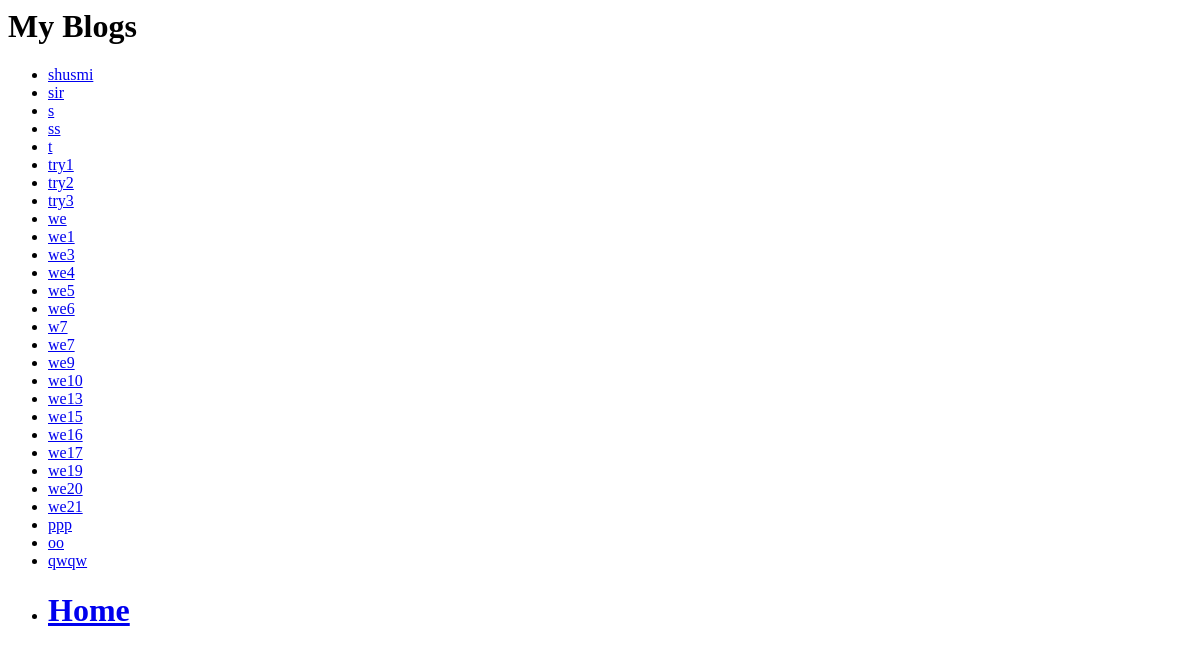
Before: /blog/index2/ with the older database file.
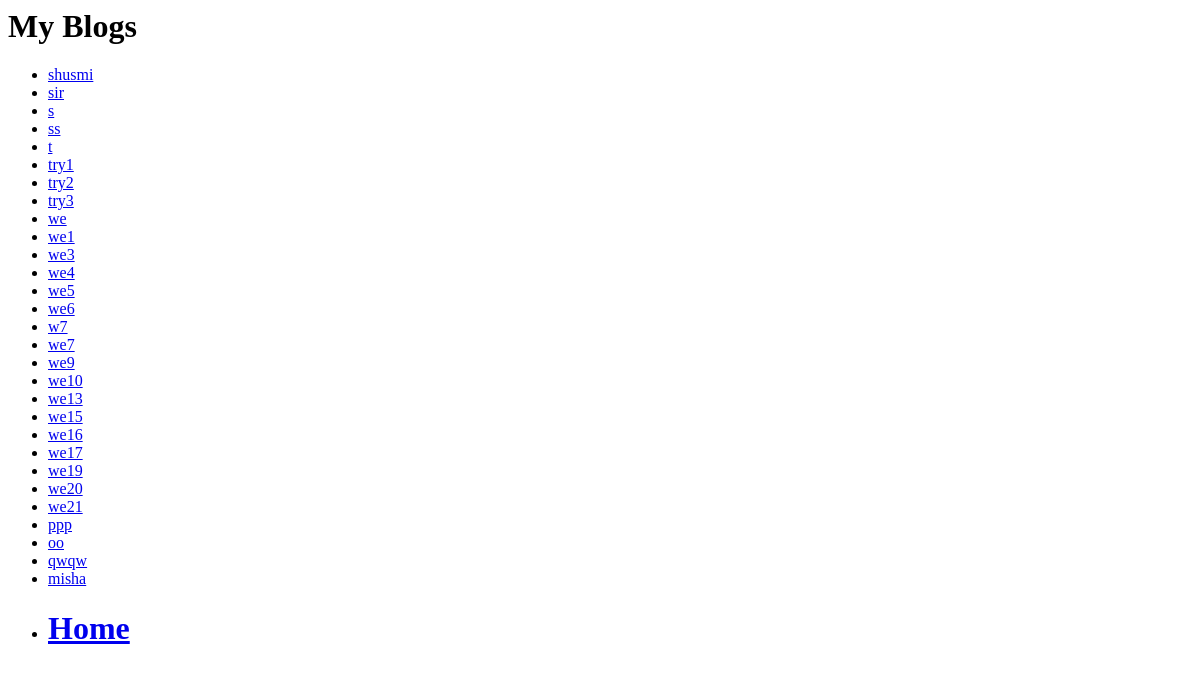
After: the same page with the newer database file.
### blog/models.py (models this page shows, shortened)
class Blog_Table(models.Model):
    blog_title=models.CharField(max_length=200, unique=True)
    blog_slug=models.CharField(max_length=200, unique=True)
    creation_timestamp=models.DateField(db_index=True, auto_now_add=True)
    modified_timestamp=models.DateField(db_index=True, auto_now_add=True)

### blog/views.py (the view)
def index2(request):
    latest_question_list = Blog_Table.objects.all()
    template = loader.get_template('blog/index2.html')
    context = {
        'latest_question_list': latest_question_list,
    }
    return HttpResponse(template.render(context, request))

### blog/templates/blog/index2.html
<h1> My Blogs</h1>
{% if latest_question_list %}
    <ul>
    {% for question in latest_question_list %}
        <li><a href="/blog/{{ question.id }}/">{{ question.blog_title }}</a></li>
    {% endfor %}
    </ul>
{% else %}
    <p>No blogs are available.</p>
{% endif %}
    <ul>
    <li><a href="/blog/welcome"><h1>Home</h1></a> </li>
    </ul>

Changed rows visible on the page:
added Blog_Table: blog_title "misha"
